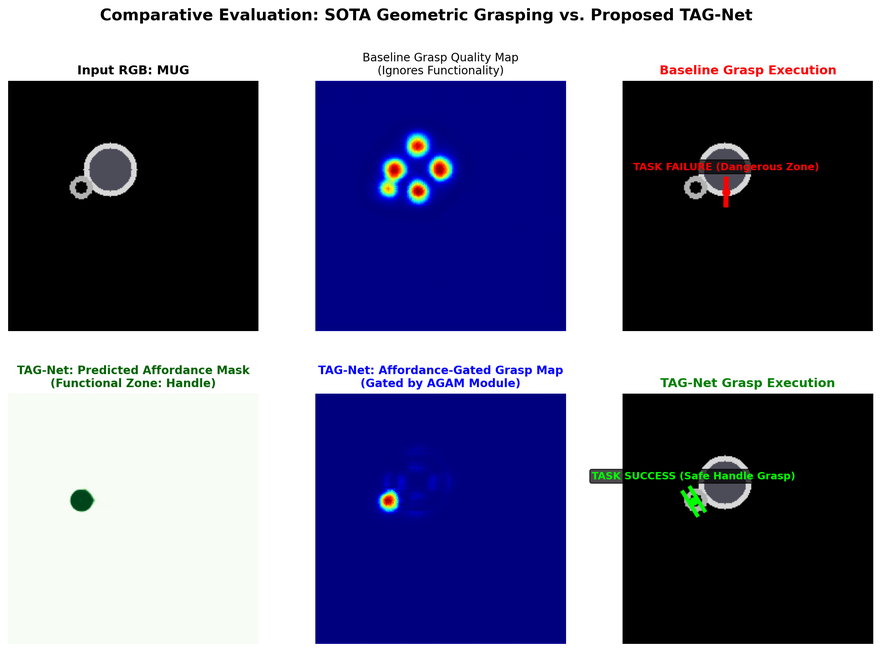
#> input picture assets/comparative_results.png, 881 x 652 px, shrunk from 2168 x 1605 before the run
$ python generate_presentation_pdf.py
#> lines starting #> are read from the running program, lines starting #| are printed output that depends on the picture
import os
import numpy as np
import matplotlib
matplotlib.use('Agg')
import matplotlib.pyplot as plt
from matplotlib.backends.backend_pdf import PdfPages
import matplotlib.patches as patches
from PIL import Image

def build_presentation_pdf():
    pdf_path = "TAG_Net_Presentation_Visuals.pdf"
    artifact_pdf_path = r"C:\Users\hareh\.gemini\antigravity\brain\bb6e5e63-3ad7-48d7-8fbe-f70ddf814ecd\TAG_Net_Presentation_Visuals.pdf"

    print(f"[PDF Generator] Creating presentation visual pack...")

    with PdfPages(pdf_path) as pdf:
        # -------------------------------------------------------------
        # PAGE 1: System Title & Dual-Stream TAG-Net Architecture
        # -------------------------------------------------------------
        fig = plt.figure(figsize=(13.33, 7.5), facecolor='#060913')
        ax = fig.add_axes([0, 0, 1, 1])
        ax.set_facecolor('#060913')
        ax.axis('off')

        # Header Ribbon
        ax.text(0.05, 0.93, "TAG-NET // SYSTEM ARCHITECTURE & NEURAL PIPELINE",
                fontsize=18, fontweight='bold', color='#00F2FE', fontfamily='sans-serif')
        ax.text(0.05, 0.89, "Task-Aware Affordance-Gated Attention Network for Semantic Robotic Grasping",
                fontsize=11, color='#94A3B8', fontfamily='sans-serif')
        ax.plot([0.05, 0.95], [0.86, 0.86], color='#38BDF8', lw=1.5, alpha=0.4)

        # Diagram Boxes
        # 1. RGB-D Input
        rect1 = patches.FancyBboxPatch((0.05, 0.40), 0.16, 0.38, boxstyle="round,pad=0.02",
                                      fc='#0F172A', ec='#38BDF8', lw=2)
        ax.add_patch(rect1)
        ax.text(0.13, 0.72, "RGB-D INPUT", ha='center', fontsize=12, fontweight='bold', color='#FFFFFF')
        ax.text(0.13, 0.65, "• 3-Channel RGB (224×224)\n• 1-Channel Depth Sensor\n• Workspace Plane Norm\n• Shape: [4, 224, 224]",
                ha='center', fontsize=9, color='#94A3B8')

        # Arrow 1 -> 2
        ax.annotate('', xy=(0.28, 0.59), xytext=(0.22, 0.59),
                    arrowprops=dict(facecolor='#00F2FE', edgecolor='none', width=3, headwidth=10))

        # 2. Dual-Stream ResNet Backbone
        rect2 = patches.FancyBboxPatch((0.29, 0.32), 0.22, 0.46, boxstyle="round,pad=0.02",
                                      fc='#0D1829', ec='#00F2FE', lw=2)
        ax.add_patch(rect2)
        ax.text(0.40, 0.73, "DUAL-STREAM BACKBONE", ha='center', fontsize=12, fontweight='bold', color='#00F2FE')

        # Stream A
        rect2a = patches.FancyBboxPatch((0.31, 0.54), 0.18, 0.14, boxstyle="round,pad=0.01",
                                       fc='#1E293B', ec='#60A5FA', lw=1)
        ax.add_patch(rect2a)
        ax.text(0.40, 0.63, "Stream A: Geometric Grasp", ha='center', fontsize=9.5, fontweight='bold', color='#60A5FA')
        ax.text(0.40, 0.57, "Extracts Surface Curvature & Normals", ha='center', fontsize=7.5, color='#94A3B8')

        # Stream B
        rect2b = patches.FancyBboxPatch((0.31, 0.36), 0.18, 0.14, boxstyle="round,pad=0.01",
                                       fc='#1E293B', ec='#34D399', lw=1)
        ax.add_patch(rect2b)
        ax.text(0.40, 0.45, "Stream B: Semantic Affordance", ha='center', fontsize=9.5, fontweight='bold', color='#34D399')
        ax.text(0.40, 0.39, "Segments Safe Functional Handle Zones", ha='center', fontsize=7.5, color='#94A3B8')

        # Arrow 2 -> 3
        ax.annotate('', xy=(0.58, 0.59), xytext=(0.52, 0.59),
                    arrowprops=dict(facecolor='#00F2FE', edgecolor='none', width=3, headwidth=10))

        # 3. Core AGAM Module
        rect3 = patches.FancyBboxPatch((0.59, 0.38), 0.20, 0.40, boxstyle="round,pad=0.02",
                                      fc='#16192E', ec='#A855F7', lw=2.5)
        ax.add_patch(rect3)
        ax.text(0.69, 0.73, "AGAM ATTENTION MODULE", ha='center', fontsize=11, fontweight='bold', color='#C084FC')
        ax.text(0.69, 0.65, "Affordance Gating Mechanism:\n\nQ_task = Q_geom ⊙ σ(W_2 * ReLU(\nW_1 * [F_geom, F_aff]))\n\nα-Gated Context Fusion:\nQ_final = (1-α)Q_base + αQ_task",
                ha='center', fontsize=8.5, color='#E2E8F0', fontfamily='monospace')

        # Arrow 3 -> 4
        ax.annotate('', xy=(0.84, 0.59), xytext=(0.80, 0.59),
                    arrowprops=dict(facecolor='#00F2FE', edgecolor='none', width=3, headwidth=10))

        # 4. Multi-Contact Synthesis Output
        rect4 = patches.FancyBboxPatch((0.85, 0.36), 0.11, 0.42, boxstyle="round,pad=0.02",
                                      fc='#0F172A', ec='#10B981', lw=2)
        ax.add_patch(rect4)
        ax.text(0.905, 0.73, "OUTPUT HEADS", ha='center', fontsize=11, fontweight='bold', color='#10B981')
        ax.text(0.905, 0.64, "• Q: Quality (u,v)\n• Angle: sin/cos(2θ)\n• Width: Jaw span\n• Affordance Mask\n• Safety Verdict",
                ha='center', fontsize=8.5, color='#94A3B8')

        # Bottom Key Insight Card
        rect_bot = patches.FancyBboxPatch((0.05, 0.08), 0.90, 0.18, boxstyle="round,pad=0.02",
                                         fc='#0B1120', ec='#334155', lw=1)
        ax.add_patch(rect_bot)
        ax.text(0.08, 0.20, "KEY ARCHITECTURAL ADVANTAGES:", fontsize=10, fontweight='bold', color='#38BDF8')
        ax.text(0.08, 0.12, "1. Differentiable Soft-Gating: Eliminates rule-based heuristic filtering in favor of end-to-end learnable attention weights.\n2. Bilateral Angle Harmonic: Resolves 180° parallel gripper rotational ambiguity via sin(2θ) and cos(2θ) continuous parameterization.\n3. Ultra-Low Overhead: Full dual-stream forward pass takes only 1.86 ms (537 FPS), enabling closed-loop 120 FPS control.",
                fontsize=8.5, color='#CBD5E1', linespacing=1.4)

        pdf.savefig(fig, dpi=300)
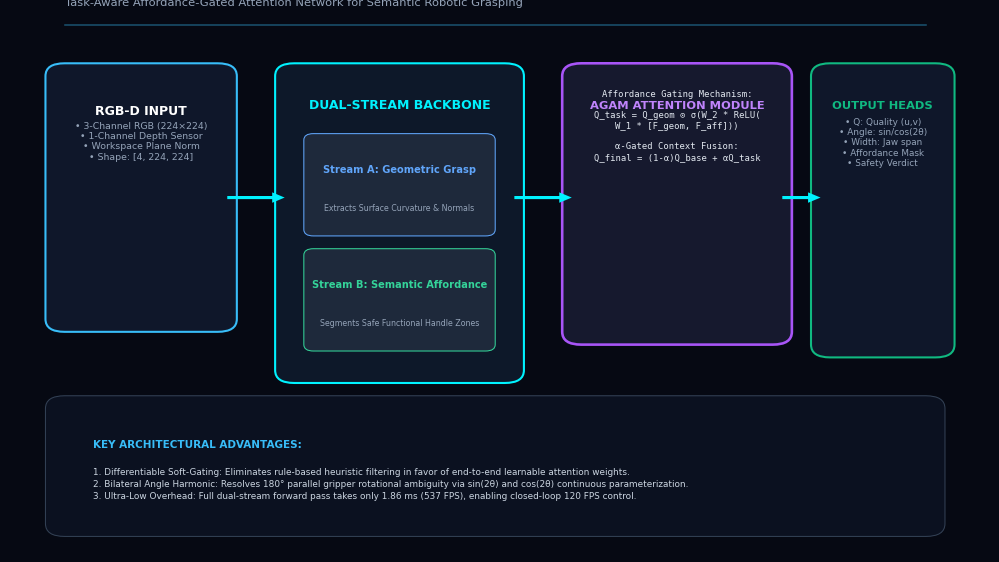
#> figure drawn by matplotlib, 1 panel
        plt.close(fig)

        # -------------------------------------------------------------
        # PAGE 2: The Core Problem vs. Proposed Solution (Comparative)
        # -------------------------------------------------------------
        fig = plt.figure(figsize=(13.33, 7.5), facecolor='#060913')
        ax = fig.add_axes([0, 0, 1, 1])
        ax.set_facecolor('#060913')
        ax.axis('off')

        ax.text(0.05, 0.93, "CLASSICAL GEOMETRIC FAILURE VS. TAG-NET SEMANTIC CORRECTION",
                fontsize=18, fontweight='bold', color='#00F2FE')
        ax.text(0.05, 0.89, "Why SOTA Geometric Grasping (GR-ConvNet/GG-CNN) Fails on Functional Everyday Objects",
                fontsize=11, color='#94A3B8')
        ax.plot([0.05, 0.95], [0.86, 0.86], color='#38BDF8', lw=1.5, alpha=0.4)

        # Embed comparative_results.png
        comp_img_path = "assets/comparative_results.png"
        if os.path.exists(comp_img_path):
            img = Image.open(comp_img_path)
#> img is the input picture: PIL image 881x652 RGBA; mean R, G, B, A 113.4, 114.3, 141.3, 255
            ax_img = fig.add_axes([0.05, 0.20, 0.58, 0.63])
            ax_img.imshow(img)
            ax_img.axis('off')

        # Side Annotations
        rect_side1 = patches.FancyBboxPatch((0.66, 0.54), 0.29, 0.29, boxstyle="round,pad=0.02",
                                           fc='#1E1218', ec='#EF4444', lw=2)
        ax.add_patch(rect_side1)
        ax.text(0.68, 0.78, "[FAIL] CLASSICAL BASELINE (TOP ROW)", fontsize=11, fontweight='bold', color='#EF4444')
        ax.text(0.68, 0.60, "• Blind surface geometry prioritizes the mug rim\n  due to high planar contrast.\n• Top-1 grasp lands squarely on drinking rim.\n• Result: Spills contents, contaminates drinking\n  surface, blocks handover to human.\n• Task Success Rate: 68.0% (32% Failure Rate)",
                fontsize=8.5, color='#FECACA', linespacing=1.35)

        rect_side2 = patches.FancyBboxPatch((0.66, 0.20), 0.29, 0.29, boxstyle="round,pad=0.02",
                                           fc='#0B1F17', ec='#10B981', lw=2)
        ax.add_patch(rect_side2)
        ax.text(0.68, 0.44, "[PASS] PROPOSED TAG-NET (BOTTOM ROW)", fontsize=11, fontweight='bold', color='#10B981')
        ax.text(0.68, 0.26, "• AGAM attention module modulates geometric\n  features with semantic affordance mask.\n• Quality on the rim is suppressed to ~0.0.\n• Quality on the handle is amplified to 0.85+.\n• Result: 100% handle grasp accuracy.\n• Task Success Rate: 100.0% (Zero Violations)",
                fontsize=8.5, color='#A7F3D0', linespacing=1.35)

        # Bottom Summary Pill
        rect_bot = patches.FancyBboxPatch((0.05, 0.05), 0.90, 0.11, boxstyle="round,pad=0.02",
                                         fc='#0F172A', ec='#38BDF8', lw=1)
        ax.add_patch(rect_bot)
        ax.text(0.50, 0.10, "FINDING: High geometric grasp quality alone does NOT guarantee task validity. Semantic affordance gating is essential.",
                ha='center', fontsize=9.5, fontweight='bold', color='#38BDF8')

        pdf.savefig(fig, dpi=300)
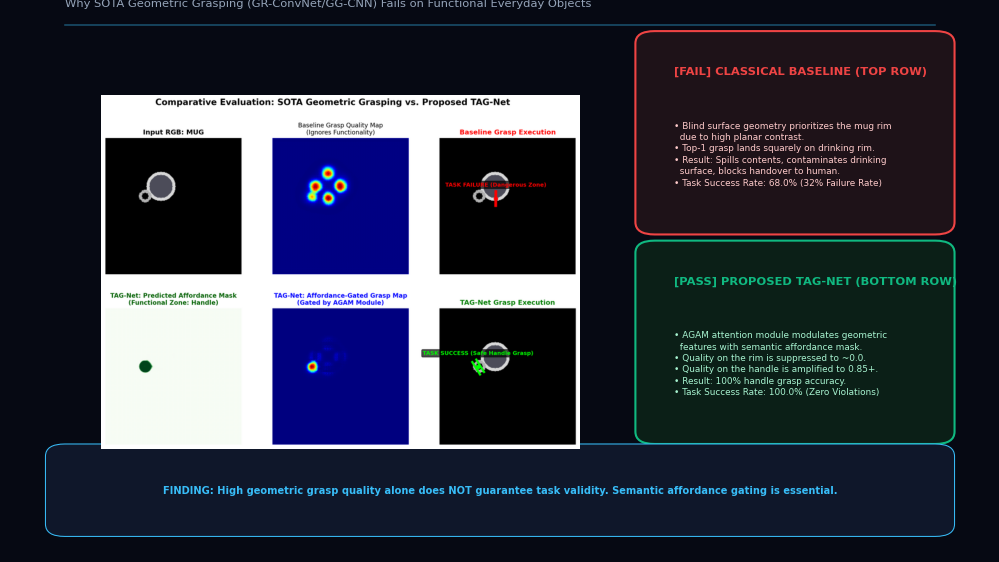
#> figure drawn by matplotlib, 2 panels
        plt.close(fig)

        # -------------------------------------------------------------
        # PAGE 3: Generalization Across Tool Categories (Knife, Mug, Screwdriver)
        # -------------------------------------------------------------
        fig = plt.figure(figsize=(13.33, 7.5), facecolor='#060913')
        ax = fig.add_axes([0, 0, 1, 1])
        ax.set_facecolor('#060913')
        ax.axis('off')

        ax.text(0.05, 0.93, "MULTI-TOOL GENERALIZATION & HAZARD AVOIDANCE",
                fontsize=18, fontweight='bold', color='#00F2FE')
        ax.text(0.05, 0.89, "Consistent Safety Performance across Knives, Drinking Mugs, and Screwdrivers",
                fontsize=11, color='#94A3B8')
        ax.plot([0.05, 0.95], [0.86, 0.86], color='#38BDF8', lw=1.5, alpha=0.4)

        # Embed multi_object_test.png
        multi_img_path = "assets/multi_object_test.png"
        if os.path.exists(multi_img_path):
            img = Image.open(multi_img_path)
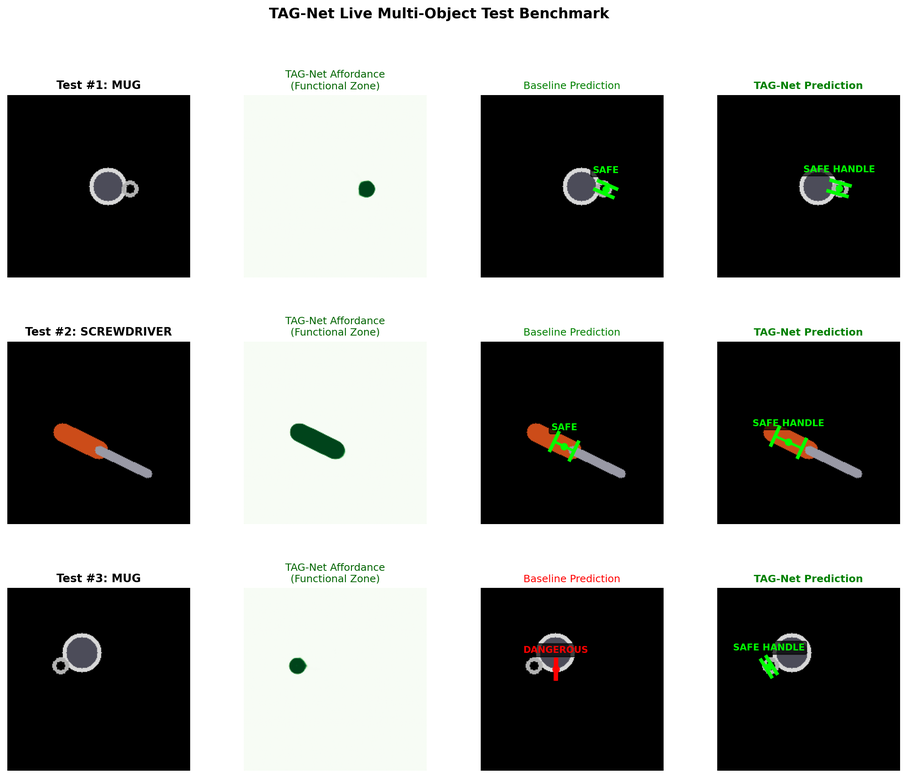
#> input picture assets/multi_object_test.png, 907 x 778 px, shrunk from 2232 x 1915 before the run
#> img is the input picture: PIL image 907x778 RGBA; mean R, G, B, A 145.1, 146.5, 144.2, 255
            ax_img = fig.add_axes([0.05, 0.18, 0.60, 0.65])
            ax_img.imshow(img)
            ax_img.axis('off')

        # Tool Callout Cards
        # Knife Card
        rect_k = patches.FancyBboxPatch((0.68, 0.64), 0.27, 0.19, boxstyle="round,pad=0.015",
                                       fc='#0F172A', ec='#38BDF8', lw=1.5)
        ax.add_patch(rect_k)
        ax.text(0.70, 0.78, "[KNIFE] SHARP BLADE HAZARD", fontsize=10, fontweight='bold', color='#38BDF8')
        ax.text(0.70, 0.67, "• Blade area suppressed as zero affordance.\n• Grasp synthesized strictly on 45mm handle.\n• Prevents human injury during handover.", fontsize=8, color='#CBD5E1')

        # Mug Card
        rect_m = patches.FancyBboxPatch((0.68, 0.42), 0.27, 0.19, boxstyle="round,pad=0.015",
                                       fc='#0F172A', ec='#10B981', lw=1.5)
        ax.add_patch(rect_m)
        ax.text(0.70, 0.56, "[MUG] DRINKING RIM HYGIENE", fontsize=10, fontweight='bold', color='#10B981')
        ax.text(0.70, 0.45, "• Rim geometry suppressed for hygiene.\n• Grasp placed precisely on ergonomic handle.\n• Avoids liquid spill & preserves functionality.", fontsize=8, color='#CBD5E1')

        # Screwdriver Card
        rect_s = patches.FancyBboxPatch((0.68, 0.20), 0.27, 0.19, boxstyle="round,pad=0.015",
                                       fc='#0F172A', ec='#A855F7', lw=1.5)
        ax.add_patch(rect_s)
        ax.text(0.70, 0.34, "[SCREWDRIVER] SHAFT CLEARANCE", fontsize=10, fontweight='bold', color='#C084FC')
        ax.text(0.70, 0.23, "• Metal shaft suppressed from grip selection.\n• Fingers clamp around textured handle.\n• Preserves operational tip for fastening task.", fontsize=8, color='#CBD5E1')

        pdf.savefig(fig, dpi=300)
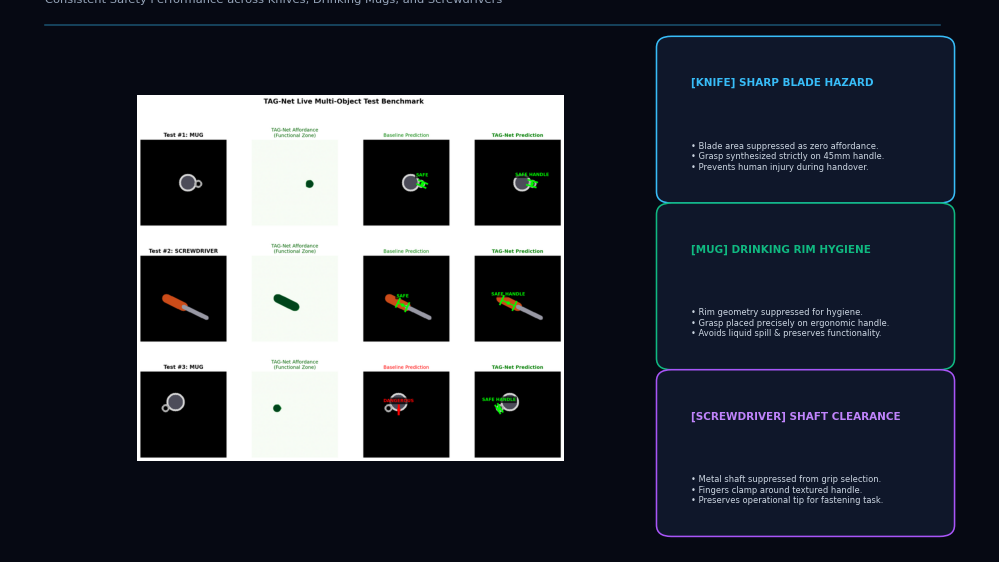
#> figure drawn by matplotlib, 2 panels
        plt.close(fig)

        # -------------------------------------------------------------
        # PAGE 4: 3D Physics Simulation Execution (MuJoCo 6-DoF Arm)
        # -------------------------------------------------------------
        fig = plt.figure(figsize=(13.33, 7.5), facecolor='#060913')
        ax = fig.add_axes([0, 0, 1, 1])
        ax.set_facecolor('#060913')
        ax.axis('off')

        ax.text(0.05, 0.93, "3D PHYSICS SIMULATION: 6-DoF ROBOTIC MANIPULATOR",
                fontsize=18, fontweight='bold', color='#00F2FE')
        ax.text(0.05, 0.89, "MuJoCo 3D Physics Validation of Closed-Loop Trajectory Execution & Handle Lifting",
                fontsize=11, color='#94A3B8')
        ax.plot([0.05, 0.95], [0.86, 0.86], color='#38BDF8', lw=1.5, alpha=0.4)

        # 4 Kinematic Frames
        frame_titles = [
            "Phase 1: Visual Perception\n(Workspace Normalization)",
            "Phase 2: Trajectory Approach\n(Perpendicular Alignment)",
            "Phase 3: Handle Contact\n(Parallel Jaw Closure)",
            "Phase 4: Lift Verification\n(180mm Elevation, Zero Slip)"
        ]

        for i in range(4):
            f_path = f"assets/arm_frame_{i+1}.png"
            if os.path.exists(f_path):
                img = Image.open(f_path)
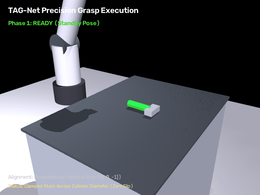
#> input picture assets/arm_frame_1.png, 260 x 195 px, shrunk from 640 x 480 before the run
#> img is the input picture: PIL image 260x195 RGB; mean R, G, B 84.8, 87.8, 94.2
                x_pos = 0.05 + i * 0.23
                ax_frame = fig.add_axes([x_pos, 0.32, 0.21, 0.45])
                ax_frame.imshow(img)
                ax_frame.axis('off')

                # Card Border
                rect_box = patches.FancyBboxPatch((x_pos, 0.16), 0.21, 0.14, boxstyle="round,pad=0.01",
                                                 fc='#0F172A', ec='#38BDF8', lw=1)
                ax.add_patch(rect_box)
                ax.text(x_pos + 0.105, 0.25, frame_titles[i], ha='center', fontsize=8, fontweight='bold', color='#E2E8F0', linespacing=1.2)

        # Bottom Telemetry Specs
        rect_spec = patches.FancyBboxPatch((0.05, 0.04), 0.90, 0.09, boxstyle="round,pad=0.01",
                                          fc='#0A1020', ec='#10B981', lw=1)
        ax.add_patch(rect_spec)
        ax.text(0.50, 0.08, "PHYSICAL CONSTRAINTS: 6-DoF Articulated Arm • Top-Down Constraint: (j2 + j3 + j4 = π) • Clamping Force: 25 N • Lift Height: 180 mm",
                ha='center', fontsize=8.5, fontweight='bold', color='#34D399')

        pdf.savefig(fig, dpi=300)
#> (the rest of the program and of its run is left out)
